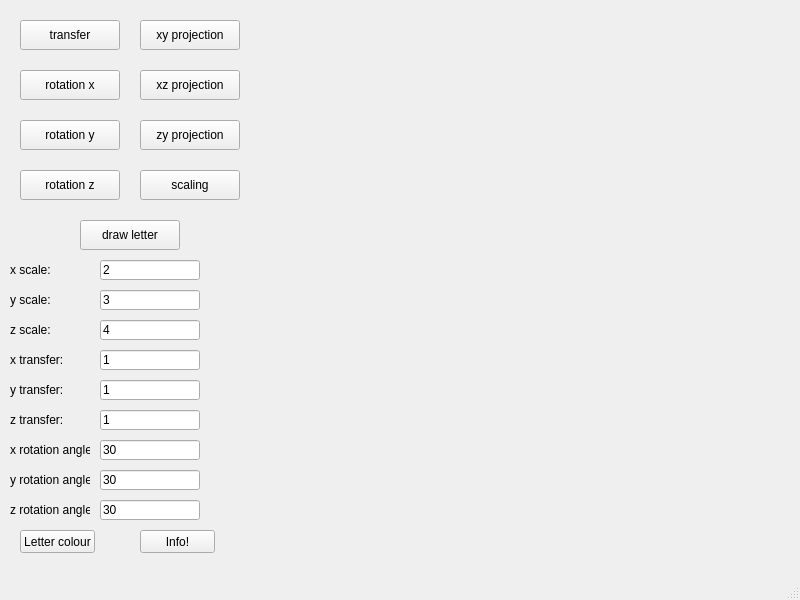
<?xml version="1.0" encoding="UTF-8"?>
<ui version="4.0">
 <class>MainWindow</class>
 <widget class="QMainWindow" name="MainWindow">
  <property name="geometry">
   <rect>
    <x>0</x>
    <y>0</y>
    <width>800</width>
    <height>600</height>
   </rect>
  </property>
  <property name="windowTitle">
   <string>MainWindow</string>
  </property>
  <widget class="QWidget" name="centralwidget">
   <widget class="letter" name="widget" native="true">
    <property name="geometry">
     <rect>
      <x>260</x>
      <y>10</y>
      <width>511</width>
      <height>531</height>
     </rect>
    </property>
   </widget>
   <widget class="QPushButton" name="pushButton">
    <property name="geometry">
     <rect>
      <x>140</x>
      <y>20</y>
      <width>100</width>
      <height>30</height>
     </rect>
    </property>
    <property name="text">
     <string>xy projection</string>
    </property>
   </widget>
   <widget class="QPushButton" name="pushButton_2">
    <property name="geometry">
     <rect>
      <x>140</x>
      <y>70</y>
      <width>100</width>
      <height>30</height>
     </rect>
    </property>
    <property name="text">
     <string>xz projection</string>
    </property>
   </widget>
   <widget class="QPushButton" name="pushButton_3">
    <property name="geometry">
     <rect>
      <x>140</x>
      <y>120</y>
      <width>100</width>
      <height>30</height>
     </rect>
    </property>
    <property name="text">
     <string>zy projection</string>
    </property>
   </widget>
   <widget class="QPushButton" name="pushButton_4">
    <property name="geometry">
     <rect>
      <x>140</x>
      <y>170</y>
      <width>100</width>
      <height>30</height>
     </rect>
    </property>
    <property name="text">
     <string>scaling</string>
    </property>
   </widget>
   <widget class="QPushButton" name="pushButton_5">
    <property name="geometry">
     <rect>
      <x>20</x>
      <y>20</y>
      <width>100</width>
      <height>30</height>
     </rect>
    </property>
    <property name="text">
     <string>transfer</string>
    </property>
   </widget>
   <widget class="QPushButton" name="pushButton_6">
    <property name="geometry">
     <rect>
      <x>20</x>
      <y>70</y>
      <width>100</width>
      <height>30</height>
     </rect>
    </property>
    <property name="text">
     <string>rotation x</string>
    </property>
   </widget>
   <widget class="QPushButton" name="pushButton_7">
    <property name="geometry">
     <rect>
      <x>20</x>
      <y>120</y>
      <width>100</width>
      <height>30</height>
     </rect>
    </property>
    <property name="text">
     <string>rotation y</string>
    </property>
   </widget>
   <widget class="QPushButton" name="pushButton_8">
    <property name="geometry">
     <rect>
      <x>20</x>
      <y>170</y>
      <width>100</width>
      <height>30</height>
     </rect>
    </property>
    <property name="text">
     <string>rotation z</string>
    </property>
   </widget>
   <widget class="QPushButton" name="pushButton_9">
    <property name="geometry">
     <rect>
      <x>80</x>
      <y>220</y>
      <width>100</width>
      <height>30</height>
     </rect>
    </property>
    <property name="text">
     <string>draw letter</string>
    </property>
   </widget>
   <widget class="QLabel" name="label">
    <property name="geometry">
     <rect>
      <x>10</x>
      <y>260</y>
      <width>50</width>
      <height>20</height>
     </rect>
    </property>
    <property name="text">
     <string>x scale:</string>
    </property>
   </widget>
   <widget class="QLineEdit" name="lineEdit">
    <property name="geometry">
     <rect>
      <x>100</x>
      <y>260</y>
      <width>100</width>
      <height>20</height>
     </rect>
    </property>
    <property name="text">
     <string>2</string>
    </property>
   </widget>
   <widget class="QLabel" name="label_2">
    <property name="geometry">
     <rect>
      <x>10</x>
      <y>290</y>
      <width>50</width>
      <height>20</height>
     </rect>
    </property>
    <property name="text">
     <string>y scale:</string>
    </property>
   </widget>
   <widget class="QLabel" name="label_3">
    <property name="geometry">
     <rect>
      <x>10</x>
      <y>320</y>
      <width>50</width>
      <height>20</height>
     </rect>
    </property>
    <property name="text">
     <string>z scale:</string>
    </property>
   </widget>
   <widget class="QLabel" name="label_4">
    <property name="geometry">
     <rect>
      <x>10</x>
      <y>350</y>
      <width>60</width>
      <height>20</height>
     </rect>
    </property>
    <property name="text">
     <string>x transfer:</string>
    </property>
   </widget>
   <widget class="QLabel" name="label_5">
    <property name="geometry">
     <rect>
      <x>10</x>
      <y>380</y>
      <width>60</width>
      <height>20</height>
     </rect>
    </property>
    <property name="text">
     <string>y transfer:</string>
    </property>
   </widget>
   <widget class="QLabel" name="label_6">
    <property name="geometry">
     <rect>
      <x>10</x>
      <y>410</y>
      <width>60</width>
      <height>20</height>
     </rect>
    </property>
    <property name="text">
     <string>z transfer:</string>
    </property>
   </widget>
   <widget class="QLabel" name="label_7">
    <property name="geometry">
     <rect>
      <x>10</x>
      <y>440</y>
      <width>80</width>
      <height>20</height>
     </rect>
    </property>
    <property name="text">
     <string>x rotation angle:</string>
    </property>
   </widget>
   <widget class="QLabel" name="label_8">
    <property name="geometry">
     <rect>
      <x>10</x>
      <y>470</y>
      <width>80</width>
      <height>20</height>
     </rect>
    </property>
    <property name="text">
     <string>y rotation angle: </string>
    </property>
   </widget>
   <widget class="QLabel" name="label_9">
    <property name="geometry">
     <rect>
      <x>10</x>
      <y>500</y>
      <width>80</width>
      <height>20</height>
     </rect>
    </property>
    <property name="text">
     <string>z rotation angle:</string>
    </property>
   </widget>
   <widget class="QLineEdit" name="lineEdit_2">
    <property name="geometry">
     <rect>
      <x>100</x>
      <y>290</y>
      <width>100</width>
      <height>20</height>
     </rect>
    </property>
    <property name="text">
     <string>3</string>
    </property>
   </widget>
   <widget class="QLineEdit" name="lineEdit_3">
    <property name="geometry">
     <rect>
      <x>100</x>
      <y>320</y>
      <width>100</width>
      <height>20</height>
     </rect>
    </property>
    <property name="text">
     <string>4</string>
    </property>
   </widget>
   <widget class="QLineEdit" name="lineEdit_4">
    <property name="geometry">
     <rect>
      <x>100</x>
      <y>350</y>
      <width>100</width>
      <height>20</height>
     </rect>
    </property>
    <property name="text">
     <string>1</string>
    </property>
   </widget>
   <widget class="QLineEdit" name="lineEdit_5">
    <property name="geometry">
     <rect>
      <x>100</x>
      <y>380</y>
      <width>100</width>
      <height>20</height>
     </rect>
    </property>
    <property name="text">
     <string>1</string>
    </property>
   </widget>
   <widget class="QLineEdit" name="lineEdit_6">
    <property name="geometry">
     <rect>
      <x>100</x>
      <y>410</y>
      <width>100</width>
      <height>20</height>
     </rect>
    </property>
    <property name="text">
     <string>1</string>
    </property>
   </widget>
   <widget class="QLineEdit" name="lineEdit_7">
    <property name="geometry">
     <rect>
      <x>100</x>
      <y>440</y>
      <width>100</width>
      <height>20</height>
     </rect>
    </property>
    <property name="text">
     <string>30</string>
    </property>
   </widget>
   <widget class="QLineEdit" name="lineEdit_8">
    <property name="geometry">
     <rect>
      <x>100</x>
      <y>470</y>
      <width>100</width>
      <height>20</height>
     </rect>
    </property>
    <property name="text">
     <string>30</string>
    </property>
   </widget>
   <widget class="QLineEdit" name="lineEdit_9">
    <property name="geometry">
     <rect>
      <x>100</x>
      <y>500</y>
      <width>100</width>
      <height>20</height>
     </rect>
    </property>
    <property name="text">
     <string>30</string>
    </property>
   </widget>
   <widget class="QPushButton" name="pushButton_10">
    <property name="geometry">
     <rect>
      <x>20</x>
      <y>530</y>
      <width>75</width>
      <height>23</height>
     </rect>
    </property>
    <property name="text">
     <string>Letter colour</string>
    </property>
   </widget>
   <widget class="QPushButton" name="pushButton_11">
    <property name="geometry">
     <rect>
      <x>140</x>
      <y>530</y>
      <width>75</width>
      <height>23</height>
     </rect>
    </property>
    <property name="text">
     <string>Info!</string>
    </property>
   </widget>
  </widget>
  <widget class="QMenuBar" name="menubar">
   <property name="geometry">
    <rect>
     <x>0</x>
     <y>0</y>
     <width>800</width>
     <height>26</height>
    </rect>
   </property>
  </widget>
  <widget class="QStatusBar" name="statusbar"/>
 </widget>
 <customwidgets>
  <customwidget>
   <class>letter</class>
   <extends>QWidget</extends>
   <header>letter.h</header>
   <container>1</container>
  </customwidget>
 </customwidgets>
 <resources/>
 <connections/>
</ui>
